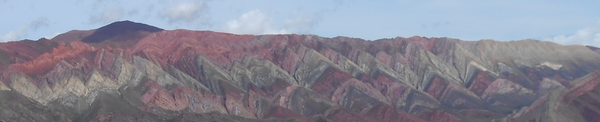
#> input picture tuSL/ejemplos/u5/hornocal.jpg, 600 x 122 px
$ python imagen3.py
#> lines starting #> are read from the running program, lines starting #| are printed output that depends on the picture
# -*- coding: utf-8 -*-
"""
Created on Thu Aug  4 15:48:16 2016

@author: emiliano
"""


from PIL import Image

img = Image.open('hornocal.jpg')
#> img is the input picture: PIL image 600x122 RGB; mean R, G, B 136.1, 136, 148.8
rojo, verde, azul = img.split()
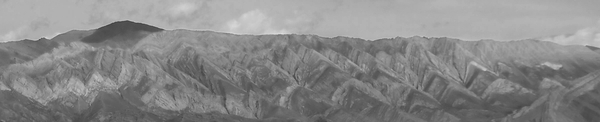
#> rojo: PIL image 600x122 L; min 64, max 221, mean 136.1
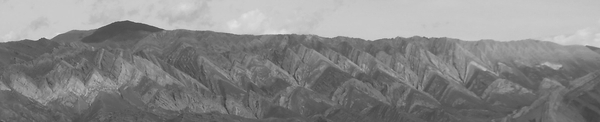
#> verde: PIL image 600x122 L; min 63, max 225, mean 136
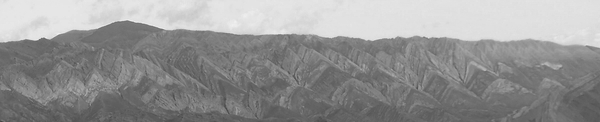
#> azul: PIL image 600x122 L; min 67, max 241, mean 148.8
ancho, alto = rojo.size
#> ancho = 600; alto = 122

for y in range(alto):
    for x in range(ancho):
        valor = rojo.getpixel((x, y))
        rojo.putpixel((x, y), valor + 100)
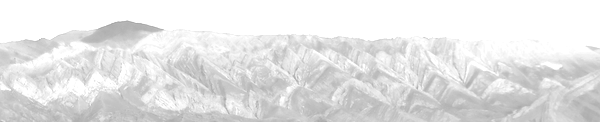
#> rojo: PIL image 600x122 L; min 164, max 255, mean 229.4
rojiza = Image.merge('RGB', (rojo, verde, azul))
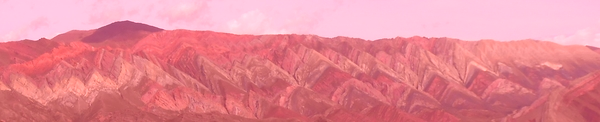
#> rojiza: PIL image 600x122 RGB; mean R, G, B 229.4, 136, 148.8
rojiza.save("rojo_realzado.png")
